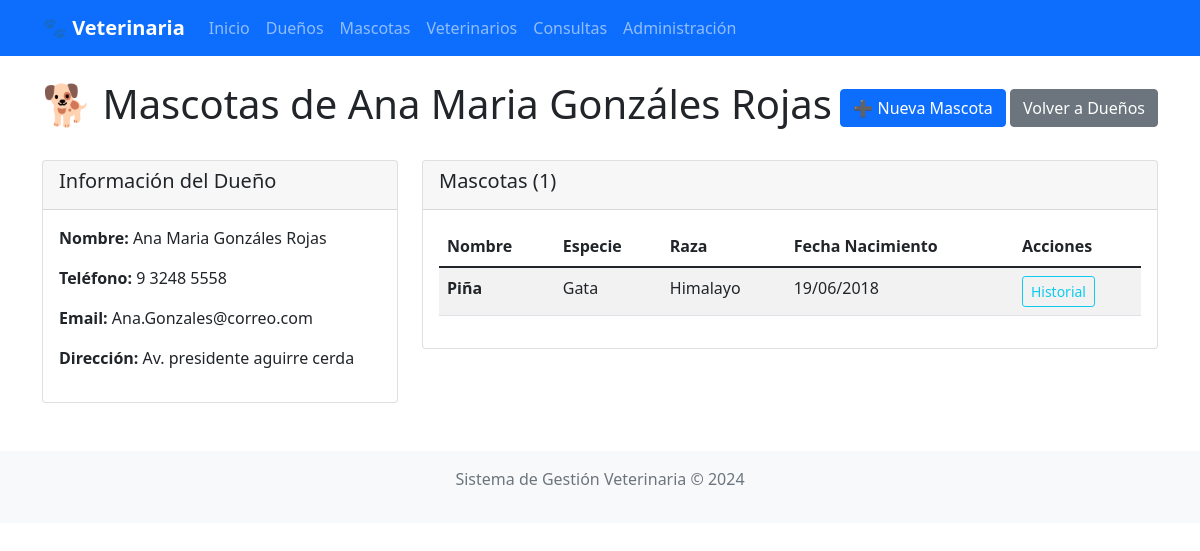
The page /duenos/2/mascotas/ on the database its author committed.
### clinica/models.py (models this page shows, shortened)
class Persona(models.Model):
    nombre = models.CharField(max_length=100)
    telefono = models.CharField(max_length=20, blank=True, null=True)
    email = models.EmailField(blank=True, null=True)
    class Meta:
        abstract = True

class Dueno(Persona):
    direccion = models.TextField(blank=True, null=True)
    fecha_registro = models.DateTimeField(auto_now_add=True)

class Mascota(models.Model):
    nombre = models.CharField(max_length=100)
    especie = models.CharField(max_length=50, blank=True, null=True)
    raza = models.CharField(max_length=50, blank=True, null=True)
    fecha_nacimiento = models.DateField(blank=True, null=True)
    dueno = models.ForeignKey(Dueno, on_delete=models.CASCADE)
    fecha_registro = models.DateTimeField(auto_now_add=True)

### clinica/views.py (the view)
# urls.py: path('duenos/<int:dueno_id>/mascotas/', views.mascotas_dueno, name='mascotas_dueno'),
def mascotas_dueno(request, dueno_id):
    try:
        dueno = Dueno.objects.get(id=dueno_id)
        mascotas = Mascota.objects.filter(dueno=dueno)
        return render(request, 'clinica/mascotas_dueno.html', {
            'dueno': dueno,
            'mascotas': mascotas
        })
    except Dueno.DoesNotExist:
        messages.error(request, '❌ Dueño no encontrado')
        return redirect('lista_duenos')

### templates/clinica/mascotas_dueno.html (shortened to what this page needs)
{% extends 'base.html' %}
{% block content %}
<div class="d-flex justify-content-between align-items-center mb-4">
    <h1>🐕 Mascotas de {{ dueno.nombre }}</h1>
    <div>
        <a href="{% url 'agregar_mascota' %}" class="btn btn-primary">➕ Nueva Mascota</a>
        <a href="{% url 'lista_duenos' %}" class="btn btn-secondary">Volver a Dueños</a>
    </div>
</div>
<div class="row">
    <div class="col-md-4">
        <div class="card">
            <div class="card-header">
                <h5>Información del Dueño</h5>
            </div>
            <div class="card-body">
                <p><strong>Nombre:</strong> {{ dueno.nombre }}</p>
                <p><strong>Teléfono:</strong> {{ dueno.telefono|default:"-" }}</p>
                <p><strong>Email:</strong> {{ dueno.email|default:"-" }}</p>
                <p><strong>Dirección:</strong> {{ dueno.direccion|default:"-" }}</p>
            </div>
        </div>
    </div>
    <div class="col-md-8">
        <div class="card">
            <div class="card-header d-flex justify-content-between align-items-center">
                <h5>Mascotas ({{ mascotas|length }})</h5>
            </div>
            <div class="card-body">
                {% if mascotas %}
                    <div class="table-responsive">
                        <table class="table table-striped table-hover">
                            <thead>
                                <tr>
                                    <th>Nombre</th>
                                    <th>Especie</th>
                                    <th>Raza</th>
                                    <th>Fecha Nacimiento</th>
                                    <th>Acciones</th>
                                </tr>
                            </thead>
                            <tbody>
                                {% for mascota in mascotas %}
                                <tr>
                                    <td><strong>{{ mascota.nombre }}</strong></td>
                                    <td>{{ mascota.especie|default:"-" }}</td>
                                    <td>{{ mascota.raza|default:"-" }}</td>
                                    <td>{{ mascota.fecha_nacimiento|date:"d/m/Y"|default:"-" }}</td>
                                    <td>
                                        <div class="btn-group btn-group-sm">
                                            <a href="{% url 'historial_mascota' mascota.id %}"
                                               class="btn btn-outline-info">Historial</a>
                                        </div>
                                    </td>
                                </tr>
                                {% endfor %}
                            </tbody>
                        </table>
                    </div>
                {% endif %}
            </div>
        </div>
    </div>
</div>
{% endblock %}

### templates/base.html (style rules this page uses)
.card { transition: transform 0.2s; }

### rows shown on the page
Dueno: nombre "Ana Maria Gonzáles Rojas", telefono "9 3248 5558", email "Ana.Gonzales@correo.com", direccion "Av. presidente aguirre cerda"
Mascota: nombre "Piña", especie "Gata", raza "Himalayo", fecha_nacimiento "19/06/2018"

### other values the page prints
{{ mascotas|length }} "1"
